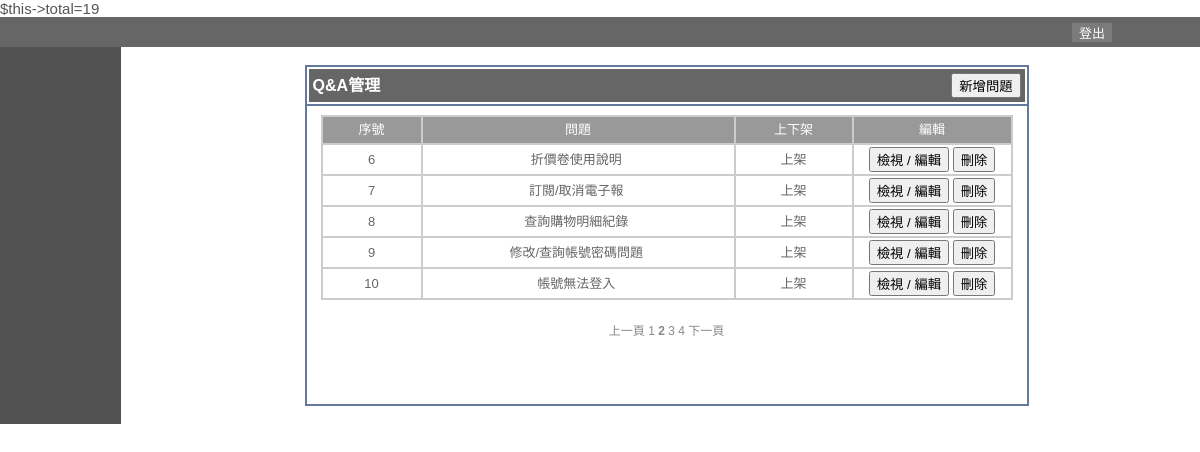
The app's page /admin/bg/qa/list.php?page=2 with its own data.
### tables this page shows
CREATE TABLE `qa` (
  `no` int(11) NOT NULL,
  `qa_code` varchar(32) NOT NULL,
  `uptime` datetime NOT NULL,
  `cat_id` varchar(11) NOT NULL,
  `question` text NOT NULL,
  `ans` text NOT NULL,
  `m_sort` int(11) NOT NULL,
  `ishow` int(2) NOT NULL
);

### admin/bg/qa/list.php (the view, shortened to what this page needs)
<?
require_once("../../include_pdo/config.inc.php");
require_once("../../include_pdo/function.php");
require_once("../../include_pdo/DBClass.php");
$page = ($_GET["page"] != "") ? $_GET["page"] : 1;
$pagesize = 5;
$sh_post = "";
$argument = "$sh_post";
$trace = 0;
$params = [];
$where = "";
$order = " ORDER BY no DESC";
$qaClass = new DBClass($pdo, 'qa', $page, $pagesize);
$qaList = $qaClass->getAdminList($where, $order, $trace, $params);
?>
<html>
<head>
  <link href="../style.css" rel="stylesheet" type="text/css" />
</head>
<body leftmargin="0" topmargin="0" marginwidth="0" marginheight="0">
  <table width="101%" border="0" cellspacing="0" cellpadding="0">
    <tr>
      <td colspan="2"><?php require_once("../header.php"); ?></td>
    </tr>
    <tr>
      <td width="10%" align="left" valign="top" bgcolor="#525252"><?php require_once("../menu.php"); ?></td>
      <td width="90%" valign="top">
        <br />
        <table width="724" border="1" align="center" cellpadding="2" cellspacing="0" bordercolor="#637A9C">
          <tr>
            <td width="716">
              <table width="100%" border="0" cellspacing="0" cellpadding="4">
                <tr>
                  <td class="tb_menu_title">Q&amp;A管理</td>
                  <td class="tb_menu_title" align="right"><input name="Submit" type="button" value="新增問題"
                      onClick="onAdd()" /></td>
                </tr>
              </table>
            </td>
          </tr>
          <tr>
            <td height="300" align="center" valign="top">
              <table width="93%">
                <tr>
                  <td valign="bottom"></td>
                </tr>
                <tr>
                  <td align="center" valign="top">
                    <form action="" method="post" name="form1" id="form1">
                      <table width="692" border="1" cellpadding="2" cellspacing="0" bordercolor="#CCCCCC">
                        <tr>
                          <td width="94" height="28" align="center" class="tb_list_title">序號</td>
                          <td width="307" align="center" class="tb_list_title">問題</td>
                          <td width="112" align="center" class="tb_list_title">上下架</td>
                          <td width="153" align="center" class="tb_list_title">編輯</td>
                        </tr>
                        <?
                        $no = ($page - 1) * $pagesize;
                        foreach ($qaList as $list_info) {
                          $no++;
                          ?>
                          <tr>
                            <td align="center" class="tb_list_info"><?php echo $no; ?></td>
                            <td align="center" class="tb_list_info"><?php echo $list_info['question']; ?>&nbsp;</td>
                            <td align="center" class="tb_list_info"><?php echo getIshow($list_info['ishow']); ?></td>
                            <td align="center" class="tb_list_info"><input name="Submit2" type="button" class="btn_text"
                                value="檢視 / 編輯" onClick="onEdit('<?= $list_info['qa_code']; ?>')" />
                              <input name="Submit2" type="button" class="btn_text" value="刪除"
                                onClick="onDel('<?= $list_info['qa_code']; ?>','<?= $list_info['question']; ?>')" />
                            </td>
                          </tr>
                        <? } ?>
                      </table>
                    </form>
                  </td>
                </tr>
                <tr>
                  <td height="20" align="center" class="page"><span class="wd_white_12">
                      <?php echo $qaClass->showPageMenu($argument) ?> </span></td>
                </tr>
              </table>
            </td>
          </tr>
        </table>
        <br />
      </td>
    </tr>
  </table>
</body>
</html>

### bg/include_pdo/function.php (shortened to what this page needs)
<?php
	function getIshow($value){
		if($value=="1"){
			echo"上架";
		}else{
			echo"下架";
		}
	}
?>

### admin/style.css (style rules this page uses)
body { font-family:'微軟正黑體',Arial,新細明體,sans-serif; margin:0px; color:#555555; font-size:15px; }
.tb_menu_title,.tb_menu_title a:link,.tb_menu_title a:hover,.tb_menu_title a:visited { font-size: 16px; line-height: 20px; color: #FFFFFF; background-color:#666666; font-weight: bold; text-decoration:none; }
.tb_list_title { font-size: 13px; text-align:center; line-height: 20px; color: #FFFFFF; background-color:#999999; }
.tb_list_info { font-size: 13px; text-align: center; line-height: 20px; background-color: #FFF; color: #666666; }
.page,.page a:link,.page a:visited { font-size:12px; color:#888888; }

### records on screen
qa: question "折價卷使用說明", ishow "上架"
qa: question "訂閱/取消電子報", ishow "上架"
qa: question "查詢購物明細紀錄", ishow "上架"
qa: question "修改/查詢帳號密碼問題", ishow "上架"
qa: question "帳號無法登入", ishow "上架"

### other values on screen
$this->total "19"
